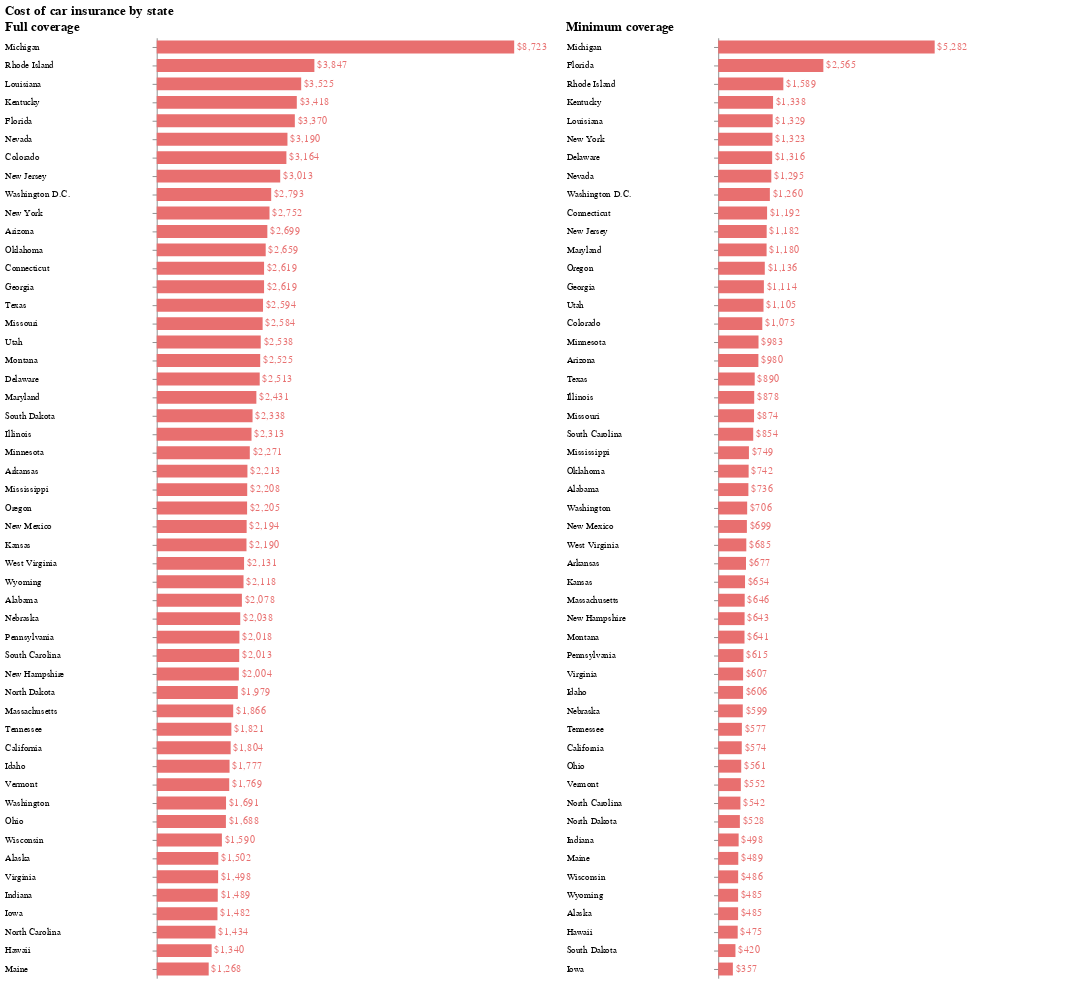

Notebook cell for this chart:
### Code cell
# This renders the chart on GitHub

alt.renderers.enable('altair_saver', fmts=['vega-lite', 'html'])
chart.display()

### Figure 1 — Vega-Lite specification as saved in the notebook (floating-point values rounded to 4 significant figures)
{"$schema": "https://vega.github.io/schema/vega-lite/v4.8.1.json", "config": {"axis": {"grid": false}, "axisY": {"labelAlign": "left", "labelPadding": 160, "titleAngle": 0, "titleX": -60, "titleY": -10}, "title": {"anchor": "start", "fontSize": 14}, "view": {"continuousHeight": 300, "continuousWidth": 400, "strokeOpacity": 0}}, "data": {"name": "data-fe42b9a05760737952509820e3b8d823"}, "datasets": {"data-fe42b9a05760737952509820e3b8d823": [{"Difference": 3441, "Full cov $": "$8,723", "Full coverage": 8723, "Min cov $": "$5,282", "Minimum coverage": 5282, "Rank": 1, "State": "Michigan"}, {"Difference": 2258, "Full cov $": "$3,847", "Full coverage": 3847, "Min cov $": "$1,589", "Minimum coverage": 1589, "Rank": 2, "State": "Rhode Island"}, {"Difference": 2196, "Full cov $": "$3,525", "Full coverage": 3525, "Min cov $": "$1,329", "Minimum coverage": 1329, "Rank": 3, "State": "Louisiana"}, {"Difference": 2079, "Full cov $": "$3,418", "Full coverage": 3418, "Min cov $": "$1,338", "Minimum coverage": 1338, "Rank": 4, "State": "Kentucky"}, {"Difference": 805, "Full cov $": "$3,370", "Full coverage": 3370, "Min cov $": "$2,565", "Minimum coverage": 2565, "Rank": 5, "State": "Florida"}, {"Difference": 1895, "Full cov $": "$3,190", "Full coverage": 3190, "Min cov $": "$1,295", "Minimum coverage": 1295, "Rank": 6, "State": "Nevada"}, {"Difference": 2089, "Full cov $": "$3,164", "Full coverage": 3164, "Min cov $": "$1,075", "Minimum coverage": 1075, "Rank": 7, "State": "Colorado"}, {"Difference": 1831, "Full cov $": "$3,013", "Full coverage": 3013, "Min cov $": "$1,182", "Minimum coverage": 1182, "Rank": 8, "State": "New Jersey"}, {"Difference": 1533, "Full cov $": "$2,793", "Full coverage": 2793, "Min cov $": "$1,260", "Minimum coverage": 1260, "Rank": 9, "State": "Washington D.C."}, {"Difference": 1429, "Full cov $": "$2,752", "Full coverage": 2752, "Min cov $": "$1,323", "Minimum coverage": 1323, "Rank": 10, "State": "New York"}, {"Difference": 1719, "Full cov $": "$2,699", "Full coverage": 2699, "Min cov $": "$980", "Minimum coverage": 980, "Rank": 11, "State": "Arizona"}, {"Difference": 1916, "Full cov $": "$2,659", "Full coverage": 2659, "Min cov $": "$742", "Minimum coverage": 742, "Rank": 12, "State": "Oklahoma"}, {"Difference": 1428, "Full cov $": "$2,619", "Full coverage": 2619, "Min cov $": "$1,192", "Minimum coverage": 1192, "Rank": "13 (tie)", "State": "Connecticut"}, {"Difference": 1505, "Full cov $": "$2,619", "Full coverage": 2619, "Min cov $": "$1,114", "Minimum coverage": 1114, "Rank": "13 (tie)", "State": "Georgia"}, {"Difference": 1704, "Full cov $": "$2,594", "Full coverage": 2594, "Min cov $": "$890", "Minimum coverage": 890, "Rank": 15, "State": "Texas"}, {"Difference": 1710, "Full cov $": "$2,584", "Full coverage": 2584, "Min cov $": "$874", "Minimum coverage": 874, "Rank": 16, "State": "Missouri"}, {"Difference": 1433, "Full cov $": "$2,538", "Full coverage": 2538, "Min cov $": "$1,105", "Minimum coverage": 1105, "Rank": 17, "State": "Utah"}, {"Difference": 1884, "Full cov $": "$2,525", "Full coverage": 2525, "Min cov $": "$641", "Minimum coverage": 641, "Rank": 18, "State": "Montana"}, {"Difference": 1197, "Full cov $": "$2,513", "Full coverage": 2513, "Min cov $": "$1,316", "Minimum coverage": 1316, "Rank": 19, "State": "Delaware"}, {"Difference": 1251, "Full cov $": "$2,431", "Full coverage": 2431, "Min cov $": "$1,180", "Minimum coverage": 1180, "Rank": 20, "State": "Maryland"}, {"Difference": 1917, "Full cov $": "$2,338", "Full coverage": 2338, "Min cov $": "$420", "Minimum coverage": 420, "Rank": 21, "State": "South Dakota"}, {"Difference": 1435, "Full cov $": "$2,313", "Full coverage": 2313, "Min cov $": "$878", "Minimum coverage": 878, "Rank": 22, "State": "Illinois"}, {"Difference": 1289, "Full cov $": "$2,271", "Full coverage": 2271, "Min cov $": "$983", "Minimum coverage": 983, "Rank": 23, "State": "Minnesota"}, {"Difference": 1536, "Full cov $": "$2,213", "Full coverage": 2213, "Min cov $": "$677", "Minimum coverage": 677, "Rank": 24, "State": "Arkansas"}, {"Difference": 1459, "Full cov $": "$2,208", "Full coverage": 2208, "Min cov $": "$749", "Minimum coverage": 749, "Rank": 25, "State": "Mississippi"}, {"Difference": 1070, "Full cov $": "$2,205", "Full coverage": 2205, "Min cov $": "$1,136", "Minimum coverage": 1136, "Rank": 26, "State": "Oregon"}, {"Difference": 1495, "Full cov $": "$2,194", "Full coverage": 2194, "Min cov $": "$699", "Minimum coverage": 699, "Rank": 27, "State": "New Mexico"}, {"Difference": 1535, "Full cov $": "$2,190", "Full coverage": 2190, "Min cov $": "$654", "Minimum coverage": 654, "Rank": 28, "State": "Kansas"}, {"Difference": 1447, "Full cov $": "$2,131", "Full coverage": 2131, "Min cov $": "$685", "Minimum coverage": 685, "Rank": 29, "State": "West Virginia"}, {"Difference": 1632, "Full cov $": "$2,118", "Full coverage": 2118, "Min cov $": "$485", "Minimum coverage": 485, "Rank": 30, "State": "Wyoming"}, {"Difference": 1342, "Full cov $": "$2,078", "Full coverage": 2078, "Min cov $": "$736", "Minimum coverage": 736, "Rank": 31, "State": "Alabama"}, {"Difference": 1439, "Full cov $": "$2,038", "Full coverage": 2038, "Min cov $": "$599", "Minimum coverage": 599, "Rank": 32, "State": "Nebraska"}, {"Difference": 1403, "Full cov $": "$2,018", "Full coverage": 2018, "Min cov $": "$615", "Minimum coverage": 615, "Rank": 33, "State": "Pennsylvania"}, {"Difference": 1158, "Full cov $": "$2,013", "Full coverage": 2013, "Min cov $": "$854", "Minimum coverage": 854, "Rank": 34, "State": "South Carolina"}, {"Difference": 1361, "Full cov $": "$2,004", "Full coverage": 2004, "Min cov $": "$643", "Minimum coverage": 643, "Rank": 35, "State": "New Hampshire"}, {"Difference": 1451, "Full cov $": "$1,979", "Full coverage": 1979, "Min cov $": "$528", "Minimum coverage": 528, "Rank": 36, "State": "North Dakota"}, {"Difference": 1219, "Full cov $": "$1,866", "Full coverage": 1866, "Min cov $": "$646", "Minimum coverage": 646, "Rank": 37, "State": "Massachusetts"}, {"Difference": 1243, "Full cov $": "$1,821", "Full coverage": 1821, "Min cov $": "$577", "Minimum coverage": 577, "Rank": 38, "State": "Tennessee"}, {"Difference": 1230, "Full cov $": "$1,804", "Full coverage": 1804, "Min cov $": "$574", "Minimum coverage": 574, "Rank": 39, "State": "California"}, {"Difference": 1171, "Full cov $": "$1,777", "Full coverage": 1777, "Min cov $": "$606", "Minimum coverage": 606, "Rank": 40, "State": "Idaho"}, {"Difference": 1217, "Full cov $": "$1,769", "Full coverage": 1769, "Min cov $": "$552", "Minimum coverage": 552, "Rank": 41, "State": "Vermont"}, {"Difference": 985, "Full cov $": "$1,691", "Full coverage": 1691, "Min cov $": "$706", "Minimum coverage": 706, "Rank": 42, "State": "Washington"}, {"Difference": 1127, "Full cov $": "$1,688", "Full coverage": 1688, "Min cov $": "$561", "Minimum coverage": 561, "Rank": 43, "State": "Ohio"}, {"Difference": 1104, "Full cov $": "$1,590", "Full coverage": 1590, "Min cov $": "$486", "Minimum coverage": 486, "Rank": 44, "State": "Wisconsin"}, {"Difference": 1016, "Full cov $": "$1,502", "Full coverage": 1502, "Min cov $": "$485", "Minimum coverage": 485, "Rank": 45, "State": "Alaska"}, {"Difference": 891, "Full cov $": "$1,498", "Full coverage": 1498, "Min cov $": "$607", "Minimum coverage": 607, "Rank": 46, "State": "Virginia"}, {"Difference": 991, "Full cov $": "$1,489", "Full coverage": 1489, "Min cov $": "$498", "Minimum coverage": 498, "Rank": 47, "State": "Indiana"}, {"Difference": 1124, "Full cov $": "$1,482", "Full coverage": 1482, "Min cov $": "$357", "Minimum coverage": 357, "Rank": 48, "State": "Iowa"}, {"Difference": 892, "Full cov $": "$1,434", "Full coverage": 1434, "Min cov $": "$542", "Minimum coverage": 542, "Rank": 49, "State": "North Carolina"}, {"Difference": 865, "Full cov $": "$1,340", "Full coverage": 1340, "Min cov $": "$475", "Minimum coverage": 475, "Rank": 50, "State": "Hawaii"}, {"Difference": 779, "Full cov $": "$1,268", "Full coverage": 1268, "Min cov $": "$489", "Minimum coverage": 489, "Rank": 51, "State": "Maine"}]}, "hconcat": [{"layer": [{"encoding": {"color": {"condition": {"selection": "selector019", "value": "#e86f6f"}, "value": "lightgray"}, "tooltip": [{"field": "State", "type": "nominal"}, {"field": "Full coverage", "type": "quantitative"}], "x": {"axis": null, "field": "Full coverage", "type": "quantitative"}, "y": {"field": "State", "sort": "-x", "title": "", "type": "nominal"}}, "mark": {"size": 14, "type": "bar"}, "selection": {"selector019": {"fields": ["State"], "type": "single"}}}, {"encoding": {"color": {"condition": {"selection": "selector019", "value": "#e86f6f"}, "value": "lightgray"}, "text": {"field": "Full cov $", "type": "nominal"}, "tooltip": [{"field": "State", "type": "nominal"}, {"field": "Full coverage", "type": "quantitative"}], "x": {"axis": null, "field": "Full coverage", "type": "quantitative"}, "y": {"field": "State", "sort": "-x", "title": "", "type": "nominal"}}, "mark": {"align": "left", "baseline": "middle", "dx": 3, "type": "text"}}], "title": "Full coverage"}, {"layer": [{"encoding": {"color": {"condition": {"selection": "selector019", "value": "#e86f6f"}, "value": "lightgray"}, "tooltip": [{"field": "State", "type": "nominal"}, {"field": "Minimum coverage", "type": "quantitative"}], "x": {"axis": null, "field": "Minimum coverage", "type": "quantitative"}, "y": {"field": "State", "sort": "-x", "title": "", "type": "nominal"}}, "mark": {"size": 14, "type": "bar"}, "selection": {"selector019": {"fields": ["State"], "type": "single"}}}, {"encoding": {"color": {"condition": {"selection": "selector019", "value": "#e86f6f"}, "value": "lightgray"}, "text": {"field": "Min cov $", "type": "nominal"}, "tooltip": [{"field": "State", "type": "nominal"}, {"field": "Minimum coverage", "type": "quantitative"}], "x": {"axis": null, "field": "Minimum coverage", "type": "quantitative"}, "y": {"field": "State", "sort": "-x", "title": "", "type": "nominal"}}, "mark": {"align": "left", "baseline": "middle", "dx": 3, "type": "text"}}], "title": "Minimum coverage"}], "resolve": {"scale": {"x": "shared"}}, "title": "Cost of car insurance by state"}
